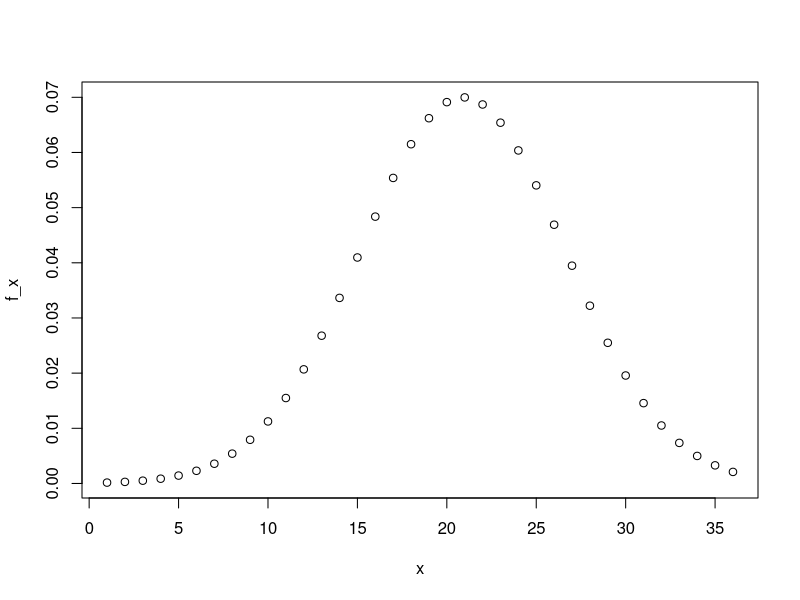
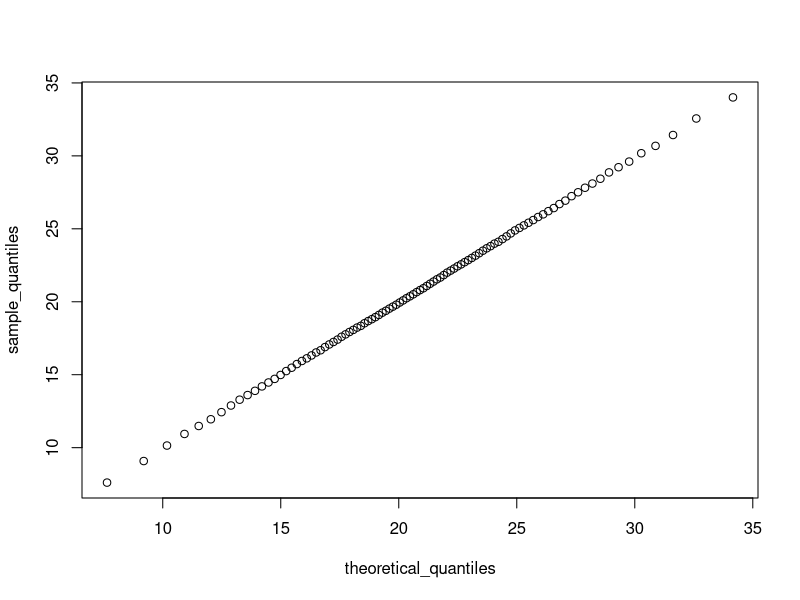

R code for these plots, in order:
## Q1
set.seed(16)
avg <- 20.9
sd <- 5.7
act_scores <- data.frame(score=rnorm(10000,avg,5.7))
mean(act_scores$score)
sd(act_scores$score)
#act_scores
sum(act_scores$score>=36)
mean(act_scores$score>30)
mean(act_scores$score<=10)


## Q2 
x = seq(1:36)
f_x <- dnorm(x,20.9,5.7)
plot(x,f_x)

## Q3
m <- mean(act_scores$score)
s <- sd(act_scores$score)
z_values <- (act_scores$score-m)/s
a <- mean(z_values>2)
b <- (2*sd(act_scores$score))+mean(act_scores$score)
c <- qnorm(0.975,m,s)

## Q4
cdf <- sapply(1:36, function (x){
  mean(act_scores$score <= x)
})
min(which(cdf >= .95))
qnorm(0.95,20.9,5.7)

p <- seq(0.01, 0.99, 0.01)
sample_quantiles <- quantile(act_scores$score,p)
sample_quantiles
theoretical_quantiles <- qnorm(p,20.9,5.7)
plot(theoretical_quantiles,sample_quantiles)
